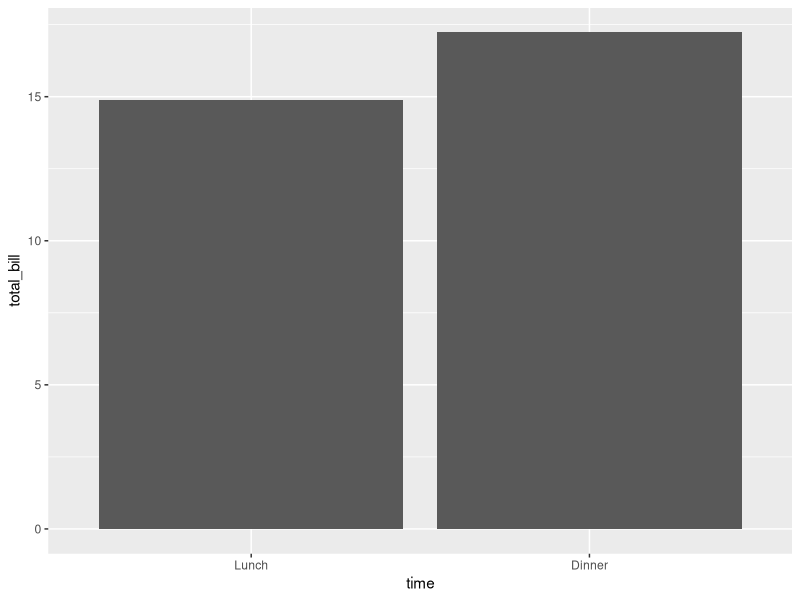

The R script that drew this image:
#install.packages("ggplot2")

library("ggplot2")

dat<-data.frame(
  time = factor(c("Lunch","Dinner"), levels=c("Lunch","Dinner")),
  total_bill = c(14.89,17.23)
)
dat

ggplot(data = dat, aes(x=time, y=total_bill)) +
  geom_bar(stat="identity")

A = 2
A
A = 3
A
A<-3
A<-2
A<-3
A
B<-4
A<B
A==B
C  = "HOLA"
D = "HOLA"
C==D
C
Autos<-"Cytoen"
